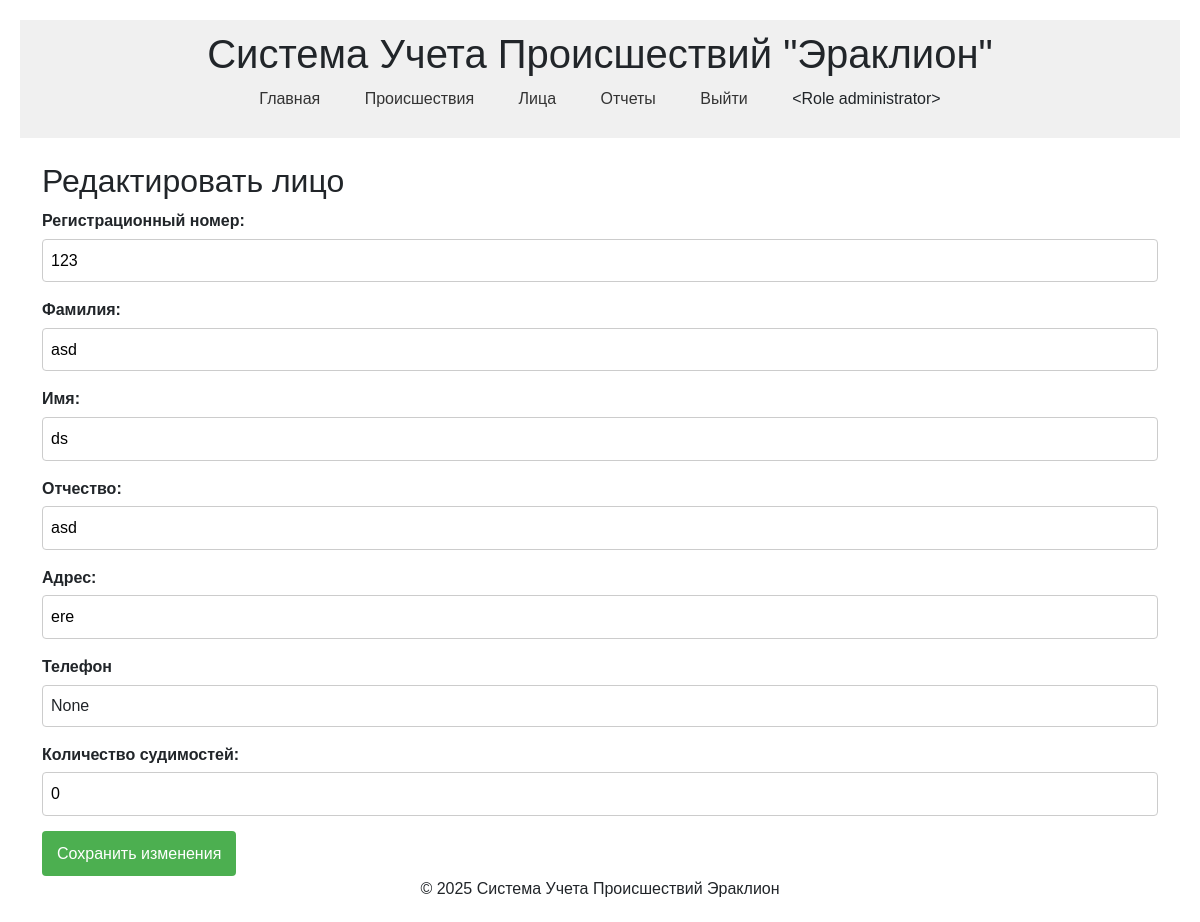
Page /persons/edit/1 (signed in) on the earlier database version.
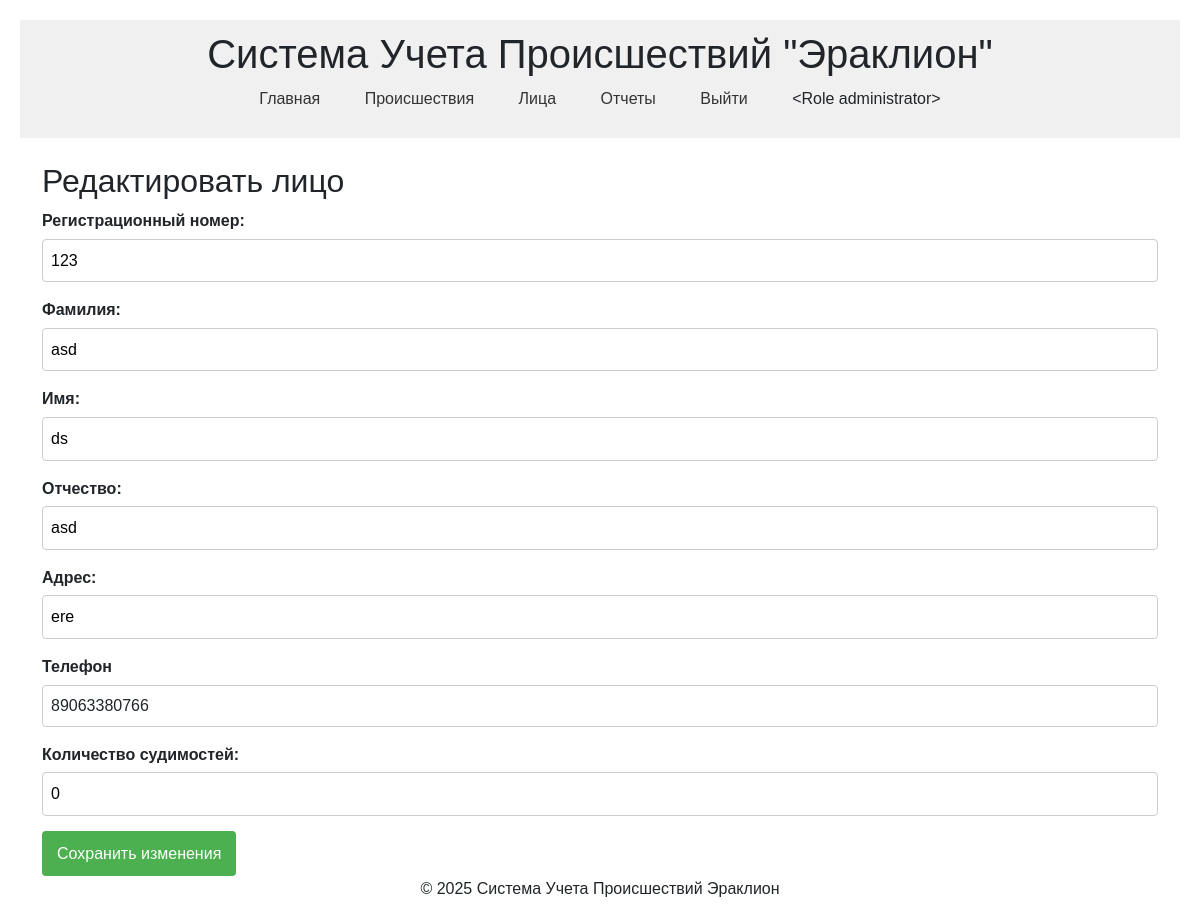
Same page on the later database version.
### models.py (models this page shows, shortened)
class Person(db.Model):
    id = db.Column(db.Integer, primary_key=True)
    reg_number = db.Column(db.String(50), unique=True, nullable=False)
    first_name = db.Column(db.String(100), nullable=False)
    last_name = db.Column(db.String(100), nullable=False)
    patronymic = db.Column(db.String(100))
    address = db.Column(db.String(255))
    phone = db.Column(db.String(20))  # новое поле
    convictions_count = db.Column(db.Integer, default=0)
    incident_roles = db.relationship('IncidentPerson', backref='person', lazy='dynamic')

### routes.py (the view, shortened to what this page needs)
@routes.route('/persons/edit/<int:person_id>', methods=['GET', 'POST'])
@login_required
@check_role('administrator')
def edit_person(person_id):
    person = Person.query.get_or_404(person_id)
    return render_template('persons/edit_person.html', person=person)

### app.py (called while the page is built)
@login_manager.user_loader
def load_user(user_id):
    return User.query.get(int(user_id))

### models.py (called while the page is built)
    def __repr__(self):
        return f'<Role {self.name}>'

### routes.py (called while the page is built)
def check_role(role_names):
    def decorator(f):
        @wraps(f)
        def decorated_function(*args, **kwargs):
            if not current_user.is_authenticated:
                flash("Требуется аутентификация", "danger")
                return redirect(url_for('routes.login'))
            _role_names = role_names
            if isinstance(_role_names, str):
                _role_names = [_role_names]
            if current_user.role.name not in _role_names:
                flash("У вас недостаточно прав для выполнения данного действия", "danger")
                return redirect(url_for('routes.index'))
            return f(*args, **kwargs)
        return decorated_function
    return decorator

### templates/persons/edit_person.html
{% extends "base.html" %}
{% block content %}
    <h2>Редактировать лицо</h2>
    <form method="POST">
        <div>
            <label for="reg_number">Регистрационный номер:</label>
            <input type="text" id="reg_number" name="reg_number" value="{{ person.reg_number }}" required>
        </div>
        <div>
            <label for="last_name">Фамилия:</label>
            <input type="text" id="last_name" name="last_name" value="{{ person.last_name }}" required>
        </div>
        <div>
            <label for="first_name">Имя:</label>
            <input type="text" id="first_name" name="first_name" value="{{ person.first_name }}" required>
        </div>
        <div>
            <label for="patronymic">Отчество:</label>
            <input type="text" id="patronymic" name="patronymic" value="{{ person.patronymic }}">
        </div>
        <div>
            <label for="address">Адрес:</label>
            <input type="text" id="address" name="address" value="{{ person.address }}">
        </div>
        <div class="form-group">
            <label for="phone">Телефон</label>
            <input type="text" class="form-control" id="phone" name="phone" value="{{ person.phone if person else '' }}">
        </div>
        <div>
            <label for="convictions_count">Количество судимостей:</label>
            <input type="number" id="convictions_count" name="convictions_count" value="{{ person.convictions_count }}">
        </div>
        <button type="submit">Сохранить изменения</button>
    </form>
{% endblock %}

Differences in the rows shown:
changed Person "asd": phone "None" → "89063380766"
